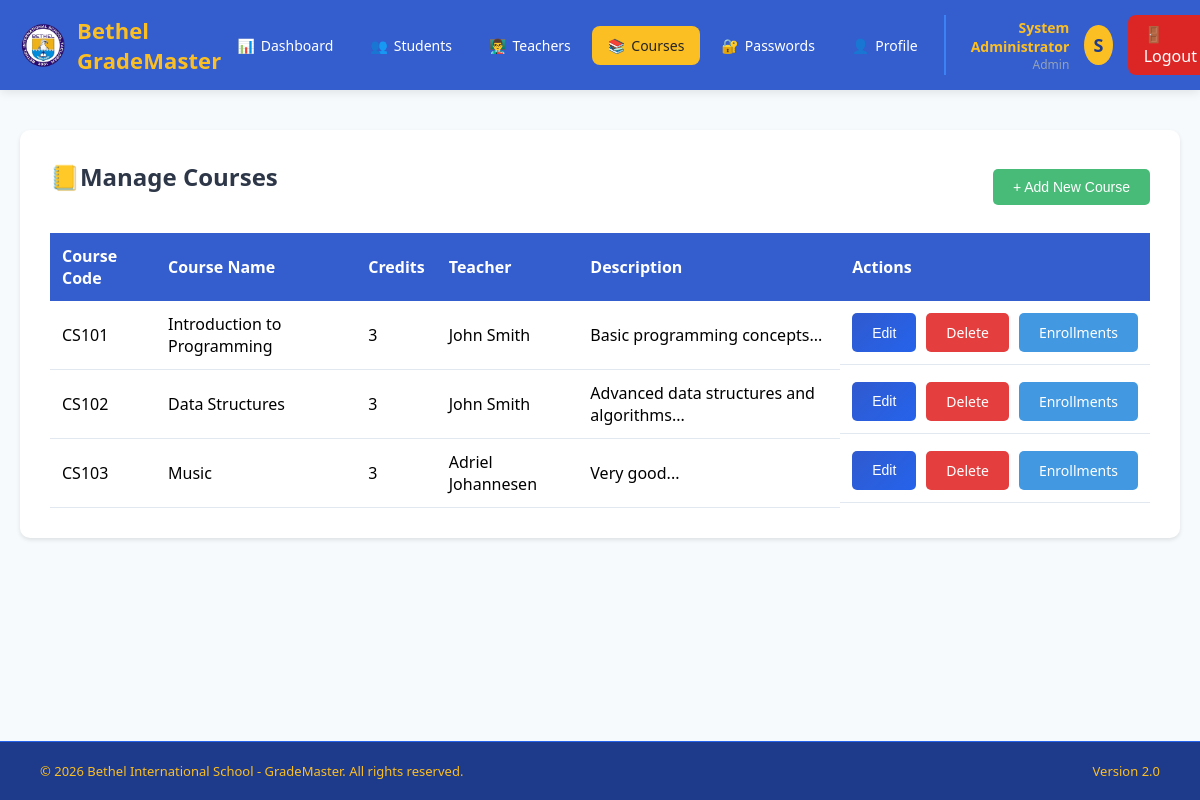
Page /manage_courses.php (signed in) on the earlier database version.
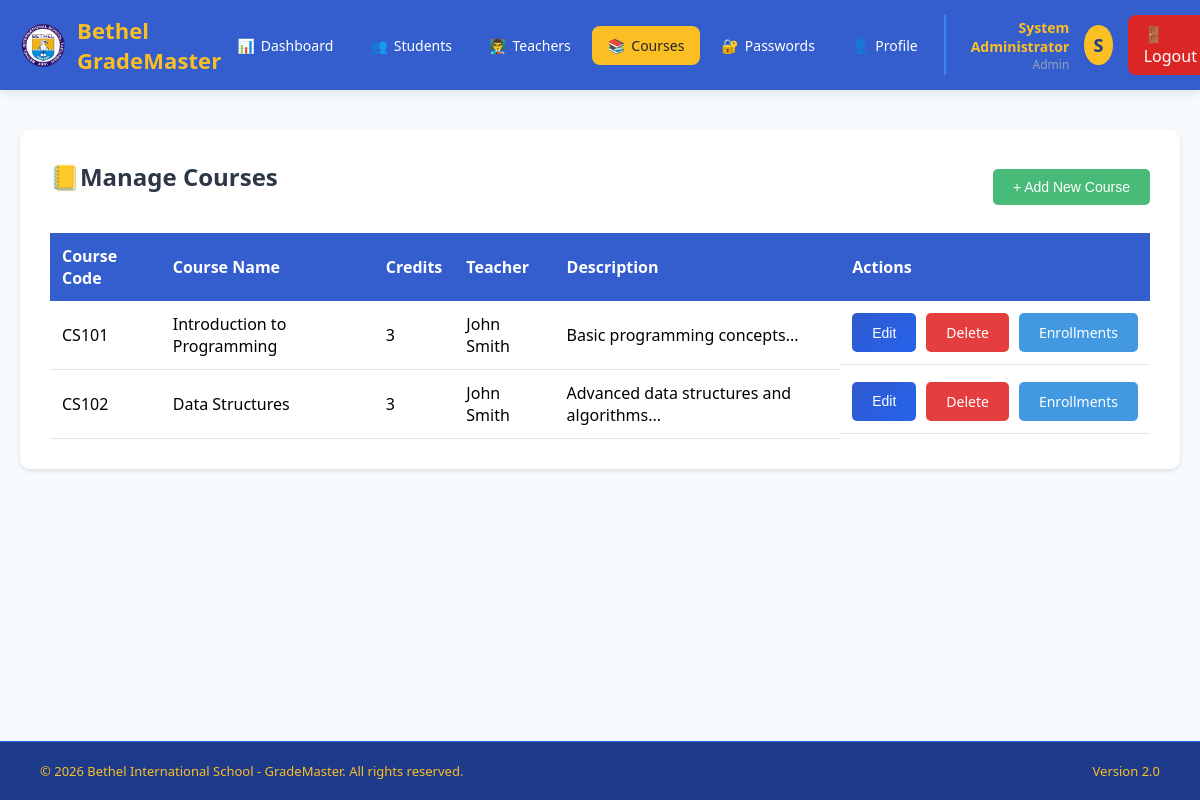
Same page on the later database version.
### tables this page shows
CREATE TABLE `courses` (
  `id` int(11) NOT NULL,
  `course_code` varchar(20) NOT NULL,
  `course_name` varchar(100) NOT NULL,
  `credits` int(11) NOT NULL,
  `teacher_id` int(11) DEFAULT NULL,
  `description` text DEFAULT NULL
);

### manage_courses.php (the view, shortened to what this page needs)
<?php
require_once 'config/database.php';
include 'includes/header.php';
$stmt = $pdo->query("
    SELECT c.*, CONCAT(t.first_name, ' ', t.last_name) as teacher_name
    FROM courses c
    LEFT JOIN teachers t ON c.teacher_id = t.id
    ORDER BY c.course_code
");
$courses = $stmt->fetchAll();
?>
<!DOCTYPE html>
<html lang="en">
<head>
</head>
<body>
    <div class="container">
        <div class="card">
            <div style="display: flex; justify-content: space-between; align-items: center; margin-bottom: 20px;">
                <h2>📒Manage Courses</h2>
                <button class="btn btn-success" onclick="openAddModal()">+ Add New Course</button>
            </div>
            <table>
                <thead>
                    <tr>
                        <th>Course Code</th>
                        <th>Course Name</th>
                        <th>Credits</th>
                        <th>Teacher</th>
                        <th>Description</th>
                        <th>Actions</th>
                    </tr>
                </thead>
                <tbody>
                    <?php foreach ($courses as $course): ?>
                    <tr>
                        <td><?php echo htmlspecialchars($course['course_code']); ?></td>
                        <td><?php echo htmlspecialchars($course['course_name']); ?></td>
                        <td><?php echo $course['credits']; ?></td>
                        <td><?php echo htmlspecialchars($course['teacher_name'] ?: 'Not Assigned'); ?></td>
                        <td><?php echo htmlspecialchars(substr($course['description'], 0, 50)) . '...'; ?></td>
                        <td class="action-buttons">
                            <button class="btn" onclick="openEditModal(<?php echo htmlspecialchars(json_encode($course)); ?>)">Edit</button>
                            <a href="?delete=<?php echo $course['id']; ?>" class="btn btn-danger" onclick="return confirm('Are you sure? This will also delete all enrollments and grades for this course.')">Delete</a>
                            <a href="manage_enrollments.php?course_id=<?php echo $course['id']; ?>" class="btn enroll-btn">Enrollments</a>
                        </td>
                    </tr>
                    <?php endforeach; ?>
                </tbody>
            </table>
        </div>
    </div>
</body>
</html>
<?php include 'includes/footer.php'; ?>

Differences in the rows shown:
removed courses: course_code "CS103", course_name "Music", credits "3", teacher_name "Adriel Johannesen", description "Very good"
